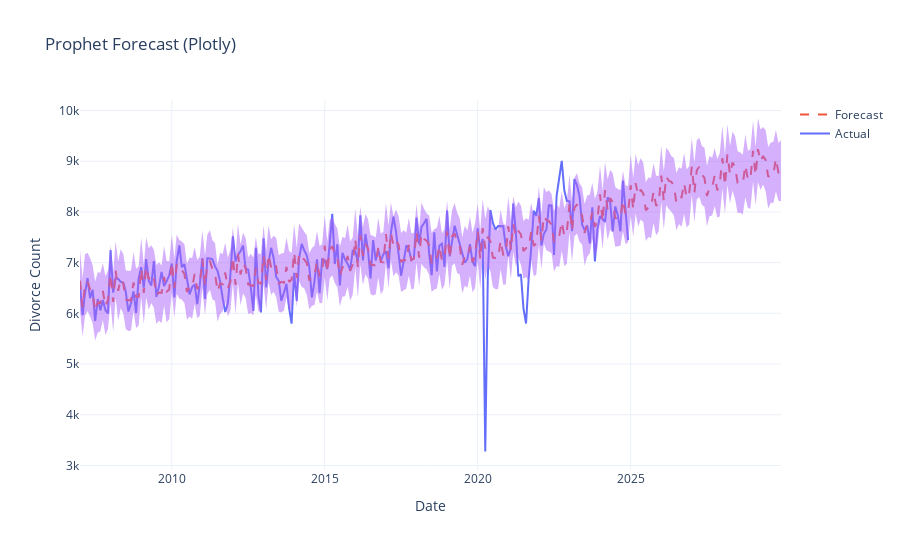

The notebook cell this image was saved under:
### Code cell
fig = go.Figure()

# Actual data
fig.add_trace(go.Scatter(
    x=df_p['ds'],
    y=df_p['y'],
    mode='lines',
    name='Actual',
    line=dict(width=2)
))

# Forecast line
fig.add_trace(go.Scatter(
    x=forecast['ds'],
    y=forecast['yhat'],
    mode='lines',
    name='Forecast',
    line=dict(dash='dash', width=2)
))

# Confidence interval
fig.add_trace(go.Scatter(
    x=forecast['ds'],
    y=forecast['yhat_upper'],
    mode='lines',
    line=dict(width=0),
    showlegend=False
))

fig.add_trace(go.Scatter(
    x=forecast['ds'],
    y=forecast['yhat_lower'],
    mode='lines',
    fill='tonexty',
    line=dict(width=0),
    opacity=0.25,
    showlegend=False
))

fig.update_layout(
    title="Prophet Forecast (Plotly)",
    xaxis_title="Date",
    yaxis_title="Divorce Count",
    hovermode="x unified",
    template="plotly_white",
    height=550
)

fig.show()

### Figure 1 — Plotly figure (JSON) as saved in the notebook; plotly's stock layout.template omitted (floating-point values rounded to 4 significant figures; data arrays with more than 128 entries replaced by an {"elided": "..."} marker saying what was removed)
{"data": [{"line": {"width": 2}, "mode": "lines", "name": "Actual", "type": "scatter", "x": {"elided": "216 str values"}, "y": {"elided": "216 float values"}}, {"line": {"dash": "dash", "width": 2}, "mode": "lines", "name": "Forecast", "type": "scatter", "x": {"elided": "276 str values"}, "y": {"elided": "276 float values"}}, {"line": {"width": 0}, "mode": "lines", "showlegend": false, "type": "scatter", "x": {"elided": "276 str values"}, "y": {"elided": "276 float values"}}, {"fill": "tonexty", "line": {"width": 0}, "mode": "lines", "opacity": 0.25, "showlegend": false, "type": "scatter", "x": {"elided": "276 str values"}, "y": {"elided": "276 float values"}}], "layout": {"height": 550, "hovermode": "x unified", "title": {"text": "Prophet Forecast (Plotly)"}, "xaxis": {"title": {"text": "Date"}}, "yaxis": {"title": {"text": "Divorce Count"}}}}
